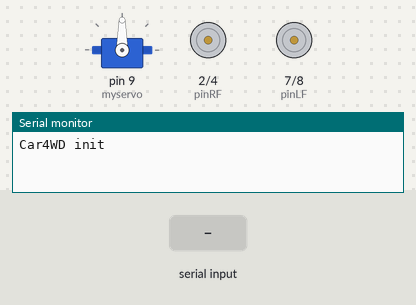
A sketch run on a simulated Arduino Uno, built with avr-gcc and run on an emulated ATmega328P. Parts: servo, motor-driver pin pairs drawn as motors (green arrow = first pin HIGH = forward, orange = second pin HIGH = backward, longer = more drive), the last lines printed to the serial monitor. The inputs (shaded band) are chosen by the test bench.

Above: at 1.2 s.
1.3 s: "U" received over Serial
At 2.8 s:
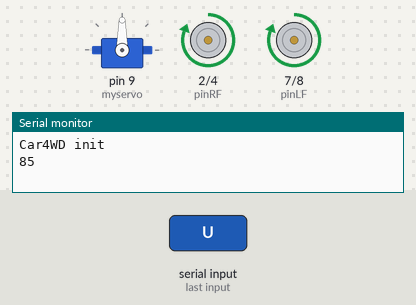
3.1 s: "D" received over Serial
At 4.3 s:
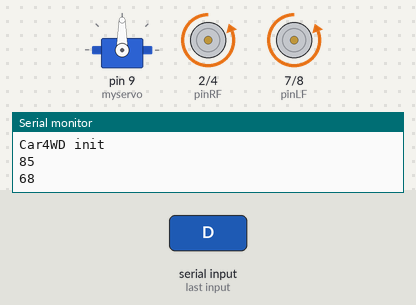
4.9 s: "L" received over Serial
At 5.6 s:
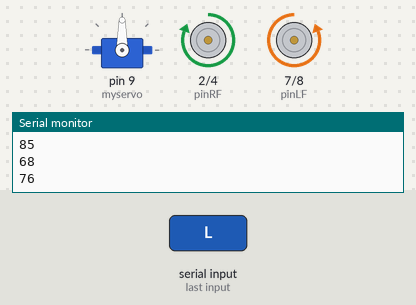
6.7 s: "R" received over Serial
At 8.2 s:
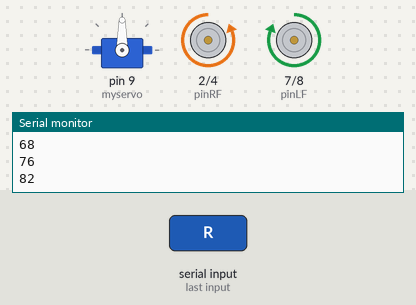
Timing chart, 0 to 9.5 s (numbered marks = the images above; inputs shaded):
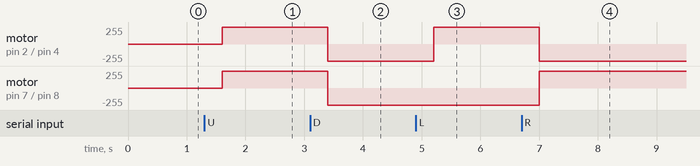

Measured:
- after the input at 1.3 s, motor on pin 2 (pinRF) / pin 4 (pinRB), motor on pin 7 (pinLF) / pin 8 (pinLB): stopped → forward 255/255 after 0.30 s
- after the input at 3.1 s, motor on pin 2 (pinRF) / pin 4 (pinRB), motor on pin 7 (pinLF) / pin 8 (pinLB): forward 255/255 → backward 255/255 after 0.30 s
- after the input at 4.9 s, motor on pin 2 (pinRF) / pin 4 (pinRB): backward 255/255 → forward 255/255 after 0.30 s
- after the input at 6.7 s, motor on pin 2 (pinRF) / pin 4 (pinRB): forward 255/255 → backward 255/255 after 0.30 s; motor on pin 7 (pinLF) / pin 8 (pinLB): backward 255/255 → forward 255/255 after 0.30 s

The sketch:

servo-setup.ino
```cpp
#include <Servo.h>
#include <Wire.h>                //including the libraries of I2C

/*
    motor
*/
// right
int pinRF = 2;
int pinRB = 4;
// left
int pinLF = 7;
int pinLB = 8;

int powerR = 5;
int powerL = 6;

int outputR = 120;
int outputL = 160;

int outputRLess = 75;
int outputLLess = 100;

/*
   Ultrasonic
*/
int usEcho = 11;
int usTrig = 12;

int Fspeedd = 0;      // forward speed
int Rspeedd = 0;      // right speed
int Lspeedd = 0;      // left speed

char directionn = 0;   // front=8 back=2 left=4 right=6
Servo myservo;        // setting myservo
int delay_time = 250; // time for servo motor turning backward

char Fgo = 8;         // going forward
char Rgo = 6;         // turning right
char Lgo = 4;         // turning left
char Bgo = 2;         // turning backward

/*
   Bluetooth
*/
unsigned char Bluetooth_val;       //defining variable val


void setup()
{
  Serial.begin(9600);
  pinMode(pinRF, OUTPUT);
  pinMode(pinRB, OUTPUT);
  pinMode(pinLB, OUTPUT);
  pinMode(pinLF, OUTPUT);
  pinMode(powerR, OUTPUT);
  pinMode(powerL, OUTPUT);

  analogWrite(powerR, outputR);
  analogWrite(powerL, outputL);

  pinMode(usTrig, OUTPUT);
  pinMode(usEcho, INPUT);

  myservo.attach(9);    // defining output pin9 of motor
  Serial.println("Car4WD init");
}

void setSpeed(int rightSpeed, int leftSpeed) {
  analogWrite(powerR, rightSpeed);
  analogWrite(powerL, leftSpeed);
}

void stop() {
  setSpeed(100, 75);
  delay(200);
  setSpeed(50, 25);
  delay(100);

  setSpeed(0, 0);
}

void fwd() {
  setSpeed(outputR, outputL);
  digitalWrite(pinRF, HIGH);
  digitalWrite(pinRB, LOW);
  digitalWrite(pinLF, HIGH);
  digitalWrite(pinLB, LOW);
}

void bcwd() {
  setSpeed(outputR, outputL);
  digitalWrite(pinRF, LOW);
  digitalWrite(pinRB, HIGH);
  digitalWrite(pinLF, LOW);
  digitalWrite(pinLB, HIGH);
}


void left() {
  setSpeed(outputR/2, outputL);
  digitalWrite(pinRF, HIGH);
  digitalWrite(pinRB, LOW);
  digitalWrite(pinLF, LOW);
  digitalWrite(pinLB, HIGH);
}


void right() {
  setSpeed(outputR, outputL/2);
  digitalWrite(pinRF, LOW);
  digitalWrite(pinRB, HIGH);
  digitalWrite(pinLF, HIGH);
  digitalWrite(pinLB, LOW);
}

void detection()        //measuring 3 angles(0.90.179)
{
  ask_pin_F();            // reading out the front distance
  //  Serial.print("pinF Fspeedd ");
  //  Serial.println(Fspeedd);
  if (Fspeedd < 20)        // assuming the front distance less than 10cm
  {
    stop();               // clear output material
    delay(100);
    bcwd();                // going backward for 0.2 second
    delay(200);
  }

  if (Fspeedd < 40)        // assuming the front distance less than 25cm
  {
    stop();
    delay(100);             // clear output material
    ask_pin_L();            // reading out the left distance
    delay(delay_time);      // waiting servo motor to be stable
    ask_pin_R();            // reading out the right distance
    delay(delay_time);      // waiting servo motor to be stable

    if (Lspeedd > Rspeedd)  //assuming left distance more than  right distance
    {
      directionn = Lgo;      //turning left
    }

    if (Lspeedd <= Rspeedd)  //assuming left distance less than or equal to right distance
    {
      directionn = Rgo;      //turning right
    }

    if (Lspeedd < 15 && Rspeedd < 15)   //assuming both left distance and right distance less than  10cm
    {
      directionn = Bgo;      //going backward
    }
  }
  else                      //assuming the front distance  more than 25 cm
  {
    directionn = Fgo;        //going forward
  }

  Serial.print("Detection:");
  Serial.println(directionn);
}
void ask_pin_F()   // measuring the front distance
{
  myservo.write(110);
  digitalWrite(usTrig, LOW);   // ultrasonic launching low voltage at 2μs
  delayMicroseconds(2);
  digitalWrite(usTrig, HIGH);  // ultrasonic launching high voltage at 10μs，at least at10μs
  delayMicroseconds(10);
  digitalWrite(usTrig, LOW);    // keeping ultrasonic launching low voltage
  float Fdistance = pulseIn(usEcho, HIGH);  // time of error reading
  Serial.print("Fdistance");
  Serial.println(Fdistance);

  Fdistance = Fdistance / 5.8 / 10;  // converting time into distance（unit：cm）
  Fspeedd = Fdistance;              // reading-in Fspeedd(fore speed) with distance
}
void ask_pin_L()   // measuring left distance
{
  myservo.write(180);
  delay(delay_time);
  digitalWrite(usTrig, LOW);   // ultrasonic launching low voltage at 2μs
  delayMicroseconds(2);
  digitalWrite(usTrig, HIGH);  // ultrasonic launching high voltage at 10μs，at least at10μs
  delayMicroseconds(10);
  digitalWrite(usTrig, LOW);    // keeping ultrasonic launching low voltage
  float Ldistance = pulseIn(usEcho, HIGH);  // time of error reading
  Ldistance = Ldistance / 5.8 / 10;  // converting time into distance（unit：cm）
  Lspeedd = Ldistance;              //reading-in Lspeedd(left speed) with distance
}
void ask_pin_R()   // measuring right distance
{
  myservo.write(40);
  delay(delay_time);
  digitalWrite(usTrig, LOW);   // ultrasonic launching low voltage at 2μs
  delayMicroseconds(2);
  digitalWrite(usTrig, HIGH);  // ultrasonic launching high voltage at 10μs，at least at10μs
  delayMicroseconds(10);
  digitalWrite(usTrig, LOW);    // keeping ultrasonic launching low voltage
  float Rdistance = pulseIn(usEcho, HIGH);  // time of error reading
  Rdistance = Rdistance / 5.8 / 10;  // onverting time into distance（unit：cm）
  Rspeedd = Rdistance;              // reading-in Rspeedd(right speed) with distance
}

void move(char nextDirection) {
  if (directionn != nextDirection) {
    directionn = nextDirection;
    stop();

    if (nextDirection == Fgo) {
      fwd();
    }
    if (nextDirection == Bgo) {
      bcwd();
    }
    if (nextDirection == Lgo) {
      left();
    }
    if (nextDirection == Rgo) {
      right();
    }
  }
}

void btLoop() {
  if (Serial.available()) //to judge whether the serial port receives the data.
  {
    Bluetooth_val = Serial.read(); //reading (Bluetooth) data of serial port,giving the value of val;
    Serial.println(Bluetooth_val);
    char nextDirection = 0;
    switch (Bluetooth_val)
    {
      case 'U':
        nextDirection = Fgo;
        break;
      case 'D':
        nextDirection = Bgo;
        break;
      case 'L':
        nextDirection = Lgo;
        break;
      case 'R':
        nextDirection = Rgo;
        break;
      case 'S': stop();
        break;
    }

    move(nextDirection);
  }

}

void servoLoop() {
//  myservo.write(110);  //making motor regression, being ready for next measurement
  detection();        //measuring angle and deciding which direction it moves towards

  if (directionn == 0) {
    delay(500);
  }
  if (directionn == Fgo) //supposing direction = 2(back up)
  {
    bcwd();
    delay(800);                    //  back up
    left() ;
    delay(200);              //moving slightly towards left(avoiding locked)
  }
  if (directionn == Rgo)          //supposing direction = 6(turning right)
  {
    bcwd();
    delay(100);
    right();
    delay(600);                 // turning right
  }
  if (directionn == Lgo)         //supposing direction = 4(turning left)
  {
    bcwd();
    delay(600);
    left();
    delay(600);                  // turning left
  }
  if (directionn == Bgo)         //supposing direction =  = 8(going forwards)
  {
    fwd();                 // going forwards normally
    delay(100);
  }

}

void loop()
{
  btLoop();
}
```
